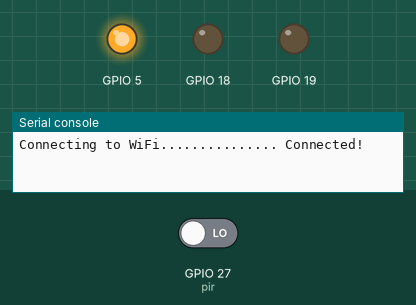
A program run on a simulated ESP32 board running MicroPython. Parts: output pins drawn as LEDs (lit = HIGH), the last lines printed to the serial console. Inputs (shaded band) come from the test bench; at power-on: GPIO 27 (pir) LOW. WiFi joins after 1.5 s; the clock reads 2024-03-15 10:24:30 at power-on unless the program sets it; no MQTT or app messages arrive unless stated.

Above: at 1.6 s.
At 4.9 s:
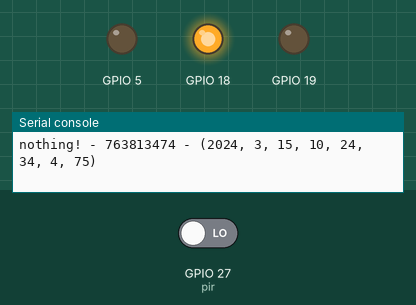
5.0 s: GPIO 27 (pir) driven HIGH
At 15.3 s:
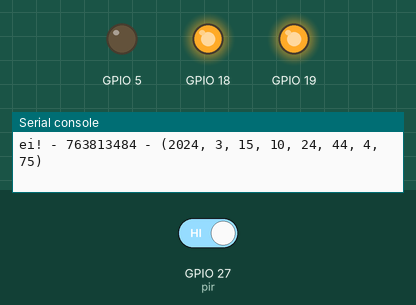
Timing chart, 0 to 27.2 s (numbered marks = the images above; inputs shaded):
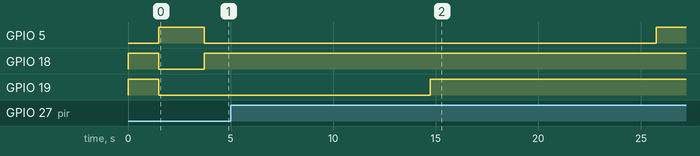

The program:

main.py
```python
import machine
import time
import network
import ntptime

from umqtt.simple import MQTTClient

import rgb_led
import colors


def connect_network(led, ssid, passwd):
    print("Connecting to WiFi", end="")
    led.set_color(*colors.YELLOW)
    sta_if = network.WLAN(network.STA_IF)
    sta_if.active(True)
    sta_if.connect(ssid, passwd)

    while not sta_if.isconnected():
        print(".", end="")
        time.sleep(0.1)

    print(" Connected!")
    led.set_color(*colors.BLUE)
    time.sleep(2)


def connect_mqtt(server):
    client = MQTTClient("umqtt_client", server)
    client.connect()
    client.publish(b"foo_topic", b"hello")
    return client


def get_time():
    try:
        print("Local time before synchronization: %s" % str(time.localtime()))
        # make sure to have internet connection
        ntptime.settime()
        print("Local time after synchronization: %s" % str(time.localtime()))
    except:
        print("Error syncing time")


def main():
    pir = machine.Pin(27, machine.Pin.IN)
    led = rgb_led.RGBLed(18, 19, 5)
    led.set_color(*colors.CYAN)

    connect_network(led, "ECAIB", "08034138")
    get_time()

    client = connect_mqtt("broker.hivemq.com")

    cycle = [colors.BLACK, colors.RED, colors.YELLOW, colors.WHITE]
    index = 0
    cycle_time = 0

    last_event = 0
    while True:
        if pir.value():
            print("ei! - {} - {}".format(time.time(), time.localtime()))
            # led.set_color(*colors.RED)
            event = time.time()

            if event - last_event > 5:
                client.publish(
                    b"ecaib_pir",
                    b"{}".format(time.time()),
                    retain=True
                )
                last_event = event
                print("Enviat!")
        else:
            print("nothing! - {} - {}".format(time.time(), time.localtime()))
            # led.set_color(*colors.GREEN)

        if time.time() - cycle_time > 10:
            index = index + 1
            cycle_time = time.time()
            client.publish(
                "ecaib_color_lamp",
                "{}".format(cycle[index]),
                retain=True
            )

        led.set_color(*cycle[index % len(cycle)])

        time.sleep(1)


if __name__ == '__main__':
    main()
```

rgb_led.py
```python
import machine
import time

import colors


class RGBLed:
  def __init__(self, red_pin_id, green_pin_id, blue_pin_id):
      self.red_pin = machine.Pin(red_pin_id, machine.Pin.OUT)
      self.green_pin = machine.Pin(green_pin_id, machine.Pin.OUT)
      self.blue_pin = machine.Pin(blue_pin_id, machine.Pin.OUT)

  def set_color(self, r, g, b):
    self.red_pin.value(r)
    self.green_pin.value(g)
    self.blue_pin.value(b)
```

colors.py
```python
BLACK = [0, 0, 0]
WHITE = [255, 255, 255]
RED = [255, 0, 0]
GREEN = [0, 255, 0]
BLUE = [0, 0, 255]
YELLOW = [255, 255, 0]
CYAN = [0, 255, 255]
MAGENTA = [255, 0, 255]
```
